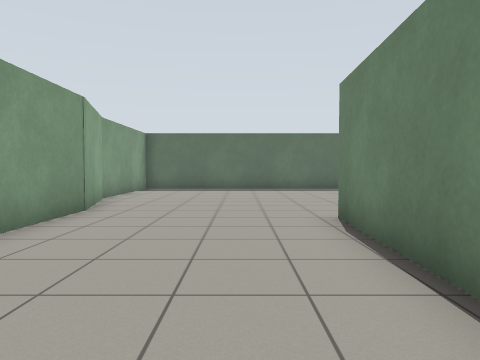
view 1 (above)

17 first-person views from a walk through a world built for the Gazebo simulator. The camera is 0.94 m above the floor, tilts 2° down and sees 70° across. The floor is counted in squares, 1 m on a side. Each view is taken from the middle of a square. On the plan, view 1 faces up. The plan holds only what a view shows up to about 12 squares ahead; the rest is blank. The place goes on beyond the plan.

view 2
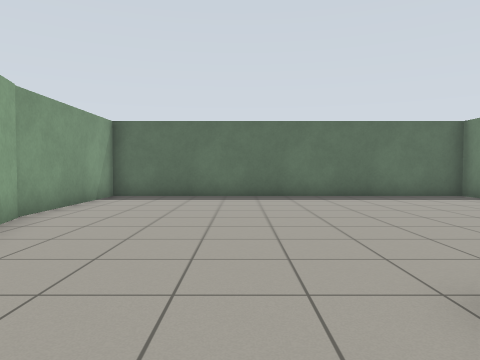

view 3
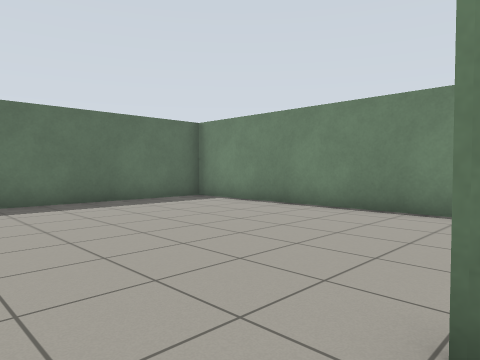

view 4
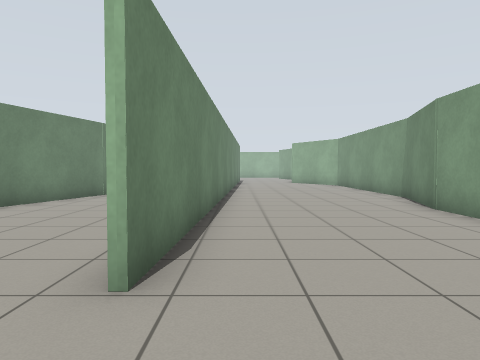

view 5
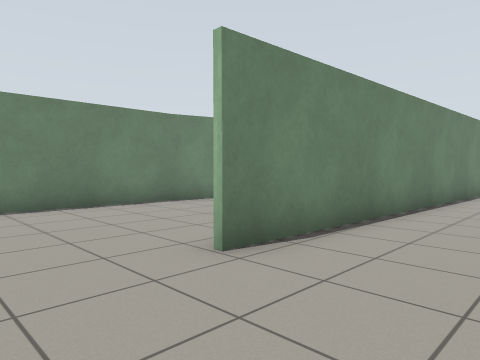

view 6
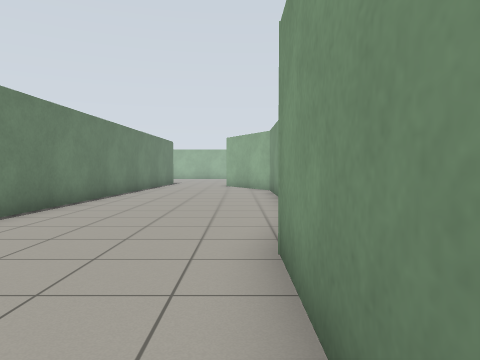

view 7
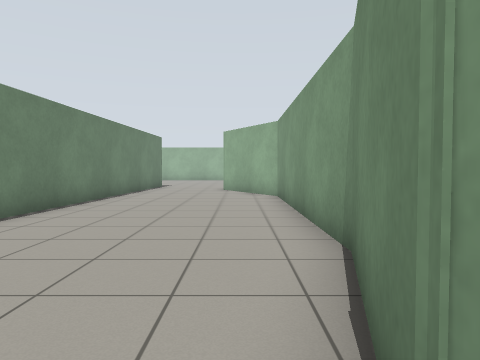

view 8
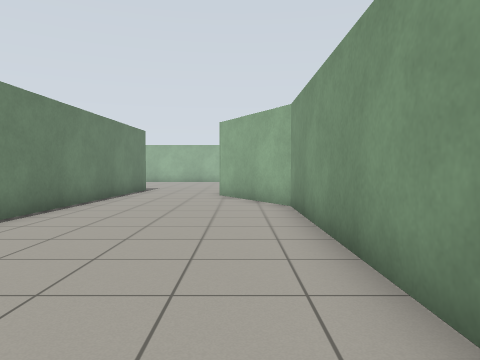

view 9
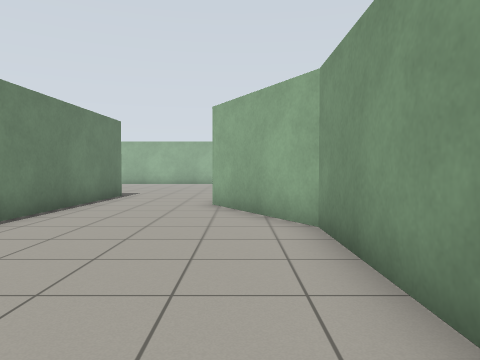

view 10
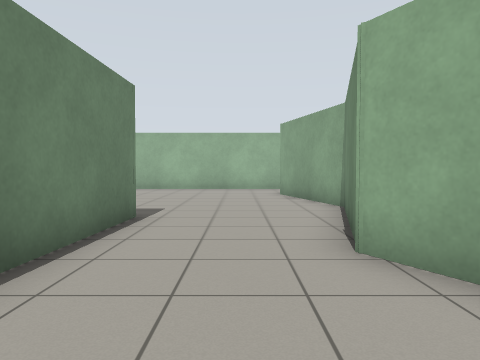

view 11
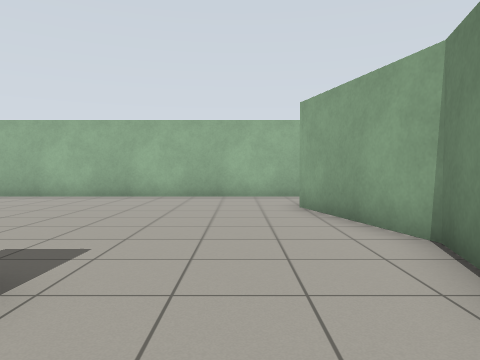

view 12
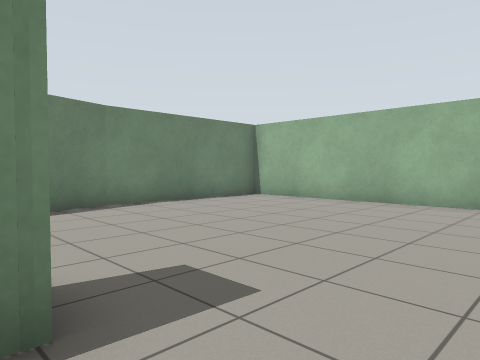

view 13
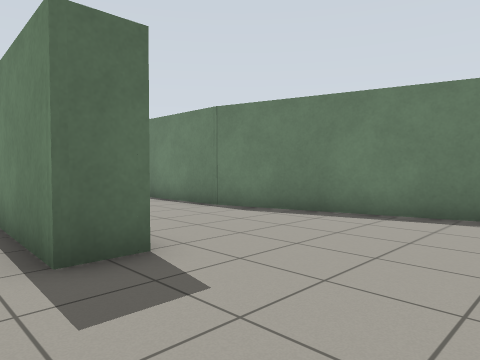

view 14
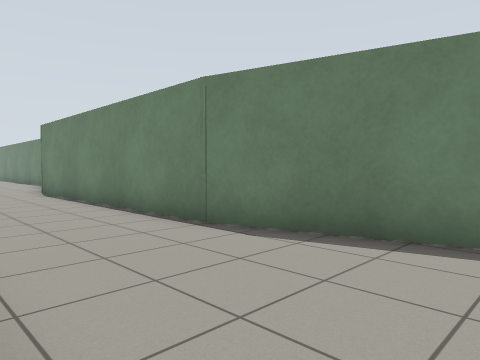

view 15
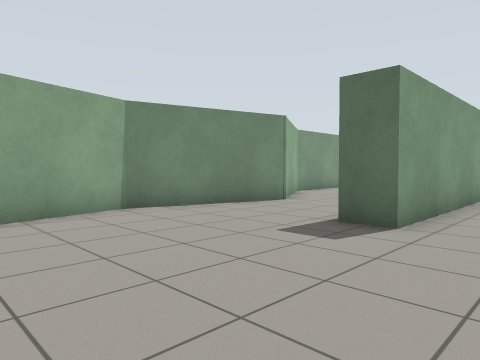

view 16
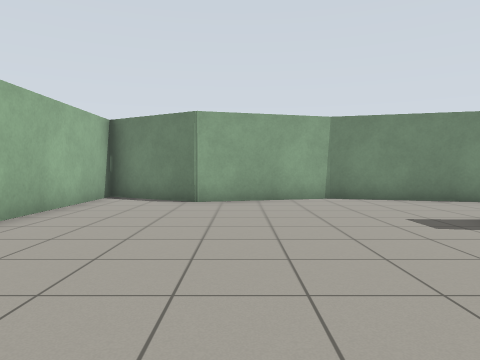

view 17
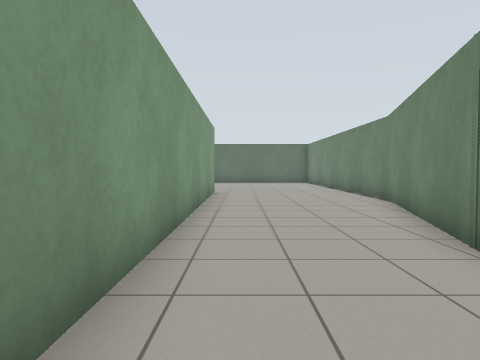

### Floor plan
Points are (right, up) in squares from view 1. A wall is a line through its corners. A room is listed if a view was taken in it or the views show most of it. See-through windows are left out.
Room 1 (views 1, 2, 3, 4, 5, 6, 7, 8, 9, 10)
walls: (2, 5) (2, -0.4); (-3.4, 1.3) (-4.3, -1.9); (-3.4, 7.8) (-3.4, 1.1); (7.4, 3.2) (7.4, 15.5) (-4.3, 15.5) (-4.3, 10.5); (6.1, -1.8) (7.5, 3.5); (-4.3, -1.8) (-4.3, -9.4) (-2.8, -12); (-4.2, 10.5) (-3.4, 7.5); (1.2, -11.6) (1.9, 6.5)
ways out: opening at (-1, -11) to room 2; opening at (4, -0.3) to room 2
Room 2 (views 11, 12, 13, 14, 15, 16, 17)
walls: (5.8, -12.5) (5.8, -2.9); (2, -9.6) (2, -15.6) (1, -15.6) (1.2, -11.6); (7.5, -18.8) (5.7, -12.2); (-2.8, -12) (-2.3, -12.8) (-3.5, -17.2) (-2.4, -21.2) (-4.2, -24.2) (6.9, -24.2); (7.4, -23.6) (7.4, -18.6); (5.7, -3.2) (6.1, -1.8); (2, -0.4) (2, -5.6)
ways out: opening at (-1, -11) to room 1; opening at (4, -0.3) to room 1

Positions as (right, up) in squares from view 1, and headings:
1: (0, 0), facing up
2: (0, 4), facing up
3: (0, 6), facing up-right
4: (1, 9), facing down
5: (-1, 9), facing down-right
6: (-3, 5), facing down
7: (-3, 2), facing down
8: (-3, -1), facing down
9: (-3, -4), facing down
10: (-1, -9), facing down
11: (-1, -13), facing down
12: (-1, -15), facing down-right
13: (0, -19), facing up-right
14: (2, -17), facing up-right
15: (4, -21), facing up-left
16: (7, -20), facing left
17: (3, -7), facing up
